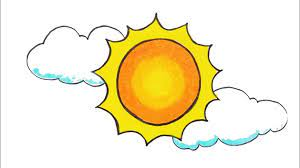
#> input picture alif.jpg, 300 x 168 px
$ python erosi.py
#> lines starting #> are read from the running program, lines starting #| are printed output that depends on the picture
import cv2 as cv2
import numpy as np

img = cv2.imread("alif.jpg")
#> img is the input picture: shape (168, 300, 3); mean B, G, R 202.9, 235.5, 243.9
cv2.imshow("Original Image", img)
kernel = np.ones((5,5),np.uint8)
erosion = cv2.erode(img,kernel,iterations = 1)
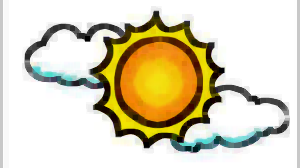
#> erosion: shape (168, 300, 3); mean B, G, R 182.9, 209.8, 217.9
cv2.imshow("Erosion", erosion)
